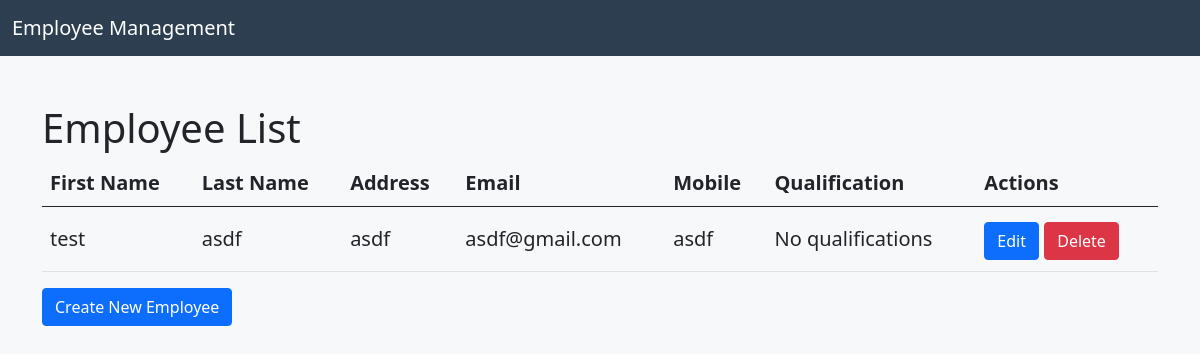
Before: / with the older database file.
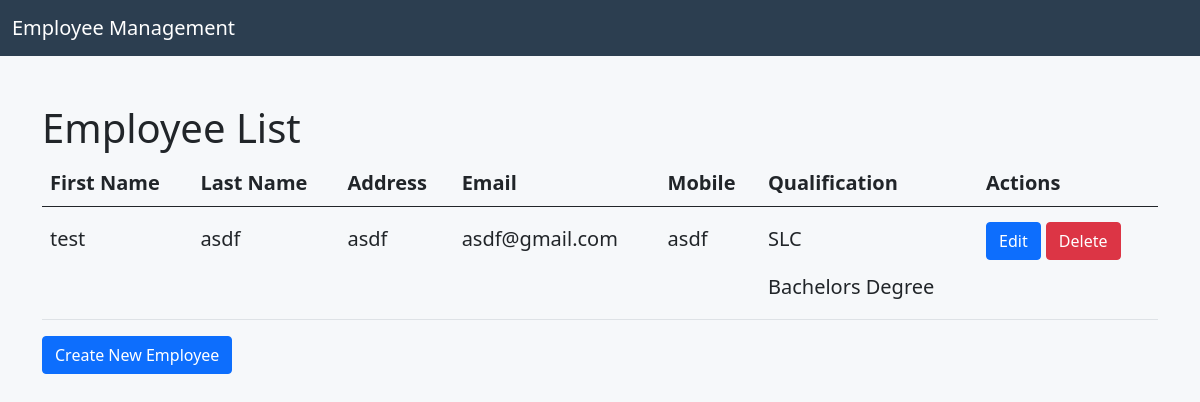
After: the same page with the newer database file.
### employee/models.py (models this page shows, shortened)
class Employee(models.Model):
    first_name = models.CharField(max_length=100)
    middle_name = models.CharField(max_length=100, blank=True)
    last_name = models.CharField(max_length=100)
    address = models.CharField(max_length=200)
    email = models.EmailField()
    mobile = models.CharField(max_length=15)
    qualifications = models.ManyToManyField('Qualification', related_name='employees')

class Qualification(models.Model):
    name = models.CharField(max_length=100)

### employee/views.py (the view)
# urls.py: path('', EmployeeListView.as_view(), name='employee_list'),
class EmployeeListView(View):
    def get(self, request):
        employees = Employee.objects.all()
        return render(request, 'employee/homepage.html', {'employees': employees})

### templates/employee/homepage.html (shortened to what this page needs)
{% extends "base.html" %}
{% block content %}
<div class="container">
    <h1>Employee List</h1>
    <table class="table">
        <thead>
            <tr>
                <th>First Name</th>
                <th>Last Name</th>
                <th>Address</th>
                <th>Email</th>
                <th>Mobile</th>
                <th>Qualification</th>
                <th>Actions</th>
            </tr>
        </thead>
        <tbody>
            {% for employee in employees %}
                <tr>
                    <td>{{ employee.first_name }}</td>
                    <td>{{ employee.last_name }}</td>
                    <td>{{ employee.address }}</td>
                    <td>{{ employee.email }}</td>
                    <td>{{ employee.mobile }}</td>
                    <td>
                        {% for qualification in employee.qualifications.all %}
                            {{ qualification.name }}<br>
                        {% empty %}
                            No qualifications
                        {% endfor %}
                    </td>
                    <td>
                        <a href="{% url 'employee_update' pk=employee.pk %}" class="btn btn-primary">Edit</a>
                        <form action="{% url 'employee_delete' pk=employee.pk %}" method="post" style="display: inline;">
                            <button type="submit" class="btn btn-danger">Delete</button>
                        </form>
                    </td>
                </tr>
            {% empty %}
                <tr>
                    <td colspan="7">No employees found.</td>
                </tr>
            {% endfor %}
        </tbody>
    </table>
    <a href="{% url 'employee_create' %}" class="btn btn-primary">Create New Employee</a>
  </div>
{% endblock %}

Changed rows visible on the page:
shown differently, row unchanged: Employee "test": no longer shows "No qualifications"
added Qualification: name "SLC"
added Qualification: name "Bachelors Degree"
